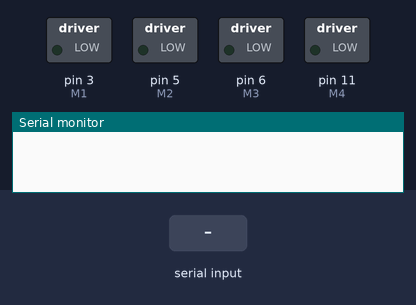
Bench run of a sketch on a simulated Arduino Uno, built with avr-gcc and run on an emulated ATmega328P. On the bench: switched loads named in the sketch (green lamp = pin HIGH), the last lines printed to the serial monitor. The test bench sets the inputs (shaded band).

Above: at 1.2 s.
1.3 s: "90,45,200\n" received over Serial
At 4.0 s:
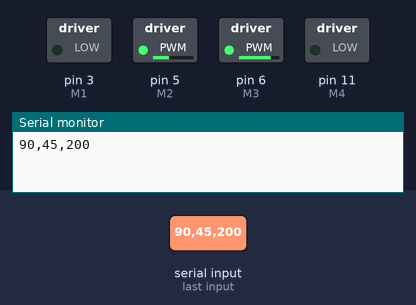
4.3 s: "90,45\n" received over Serial
5.8 s: "90\n" received over Serial
At 6.9 s:
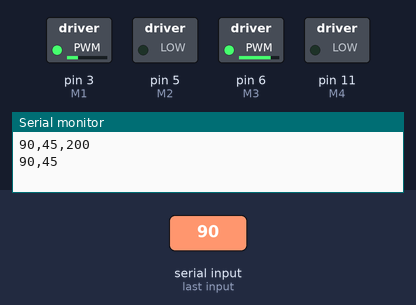
7.3 s: "5\n" received over Serial
At 10.7 s:
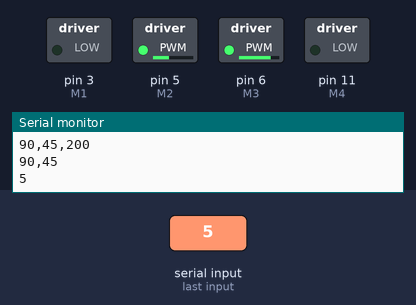
Timing chart, 0 to 11.3 s (numbered marks = the images above; inputs shaded):
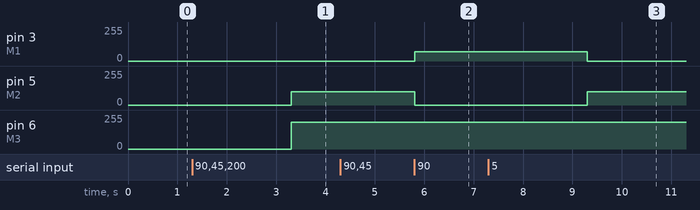

Measured:
- after the input at 1.3 s, pin 5 (M2): 0/255 → 100/255 after 2.0 s; pin 6 (M3): 0/255 → 200/255 after 2.0 s
- after the input at 5.8 s, pin 3 (M1): 0/255 → 70/255 at once; pin 5 (M2): 100/255 → 0/255 at once
- after the input at 7.3 s, pin 3 (M1): 70/255 → 0/255 after 2.0 s; pin 5 (M2): 0/255 → 100/255 after 2.0 s

The sketch:

arduino.ino
```cpp
//the code thats working in the ardino


#include<stdlib.h>

//M1 M2 left motors
#define M1 3 //forward
#define M2 5 //backward
//M3 M4 right motors
#define M3 6 //forward
#define M4 11 //backward

// //for Ultrasonic sensor
// int trigpin1 = 9;
// int echopin1 = 8;

// int trigpin2 = 13;
// int echopin2 = 12;

// int trigpin3 = 10;
// int echopin3 = 2;

int en1 = 4;
int en2 = 7;

String a,b,c;

float distance, x, y;
void setup()
{
    Serial.begin(9600);

    //   pinMode(trigpin1, OUTPUT);
    //   pinMode(echopin1, INPUT);

    //   pinMode(trigpin2, OUTPUT);
    //   pinMode(echopin2, INPUT);

    pinMode(M1, OUTPUT);
    pinMode(M2, OUTPUT);
    pinMode(M3, OUTPUT);
    pinMode(M4, OUTPUT);

    //pinMode(en1, OUTPUT);
    //pinMode(en2, OUTPUT);
}
void loop()
{
    if (Serial.available()) // checking if we are getting the input from the raspberry pi
    {
        a= Serial.readStringUntil('\n'); // reads the data sent from raspberry pi for the distance
        Serial.println(a);
        distance = atof(a.c_str());
        Serial.read();
        //Serial.println("Distance ",distance);
        b = Serial.readStringUntil('\n');
        x = atof(b.c_str()); // X coordinate of ball
        Serial.read();
        c= Serial.readStringUntil('\n');
        y = atof(c.c_str());

        if (distance > 20)
            {
                //the ring around condition
                if (y<70){
                    ring_around();
                }
                else{

                    if (x > 380 && x < 620)
                    move_right();
                    else if (x < 250 && x > 20)
                    move_left();
                    else if (x >= 250 && x <= 380)
                    move_forward();
                    else if (x >= 620)      //boundary conditions
                    fast_right();
                    else if (x <= 20)
                    fast_left();

                }

            }

            else if (distance <= 20)
            {
                //the ring around condition
                if (y<70){
                    ring_around();
                }
                else{
                    if (x > 620)
                        fast_right;
                    else if (x < 20)
                        fast_left();
                    else
                        chill;
                }
            }
            else{
                chill();
            }
        }

    //Ultrasonic sensor part
    /*long distance1, duration1, distance2, duration2, distance3, duration3;
    digitalWrite(trigpin1, HIGH);
    digitalWrite(trigpin2, HIGH);
    digitalWrite(trigpin3, HIGH);
    delayMicroseconds(100);
    digitalWrite(trigpin1, LOW);
    digitalWrite(trigpin2, LOW);
    digitalWrite(trigpin3, LOW);
    duration1 = pulseIn(echopin1, HIGH);
    distance1 = (duration1 / 2) / 29.1;
    duration2 = pulseIn(echopin2, HIGH);
    distance2 = (duration2 / 2) / 29.1;
    duration3 = pulseIn(echopin3, HIGH);
    distance3 = (duration3 / 2) / 29.1;
    Serial.print(distance1);
    Serial.println("cm");

    long dis = min(distance1, min(distance2, distance3));

    if (dis < 5)      //there is a obstacle
    {
        // finding which one is the least one
        if (distance1 < distance2 && distance1 < distance3){
            //if obstacle is in the front
            chill();
        }
        if (distance2 < distance1 && distance2 < distance3){
            //if obstacle is in the front
            move_right();
        }
        if (distance3 < distance1 && distance3 < distance2){
            //if obstacle is in the front
            move_left();
        }

    }*/
}


// functions for the arduino code starts here

void move_forward()
{
    analogWrite(M1, 170);
    analogWrite(M2, 0);
    analogWrite(M3, 170);
    analogWrite(M4, 0);
}

void move_left()
{
    analogWrite(M1, 95);
    analogWrite(M2, 0);
    analogWrite(M3, 195);
    analogWrite(M4, 0);
}

void move_right()
{
    analogWrite(M1, 195);
    analogWrite(M2, 0);
    analogWrite(M3, 95);
    analogWrite(M4, 0);
}
void chill(){
    analogWrite(M1, 0);
    analogWrite(M2, 0);
    analogWrite(M3, 0);
    analogWrite(M4, 0);
}

void ring_around(){
    analogWrite(M1, 0);
    analogWrite(M2, 100);
    analogWrite(M3, 200);
    digitalWrite(M4,0);
}
void fast_left(){
    analogWrite(M1, 70);
    analogWrite(M2, 0);
    analogWrite(M3, 200);
    analogWrite(M4, 0);
    }
void fast_right(){
    analogWrite(M1, 200);
    analogWrite(M2, 0);
    analogWrite(M3, 70);
    analogWrite(M4, 0);

}
```
